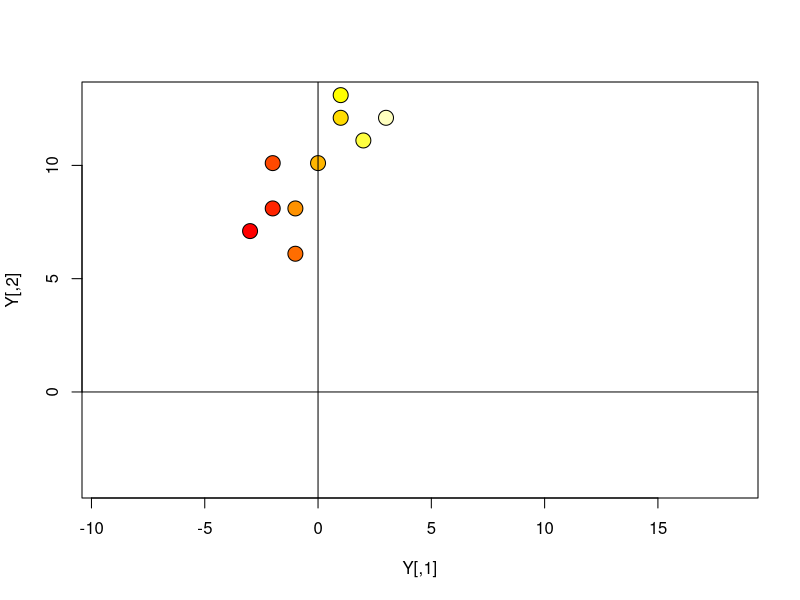
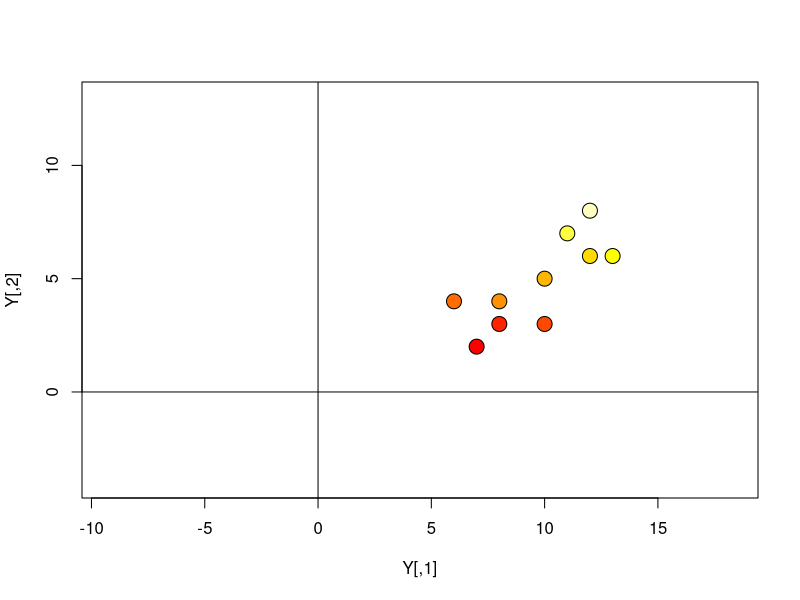
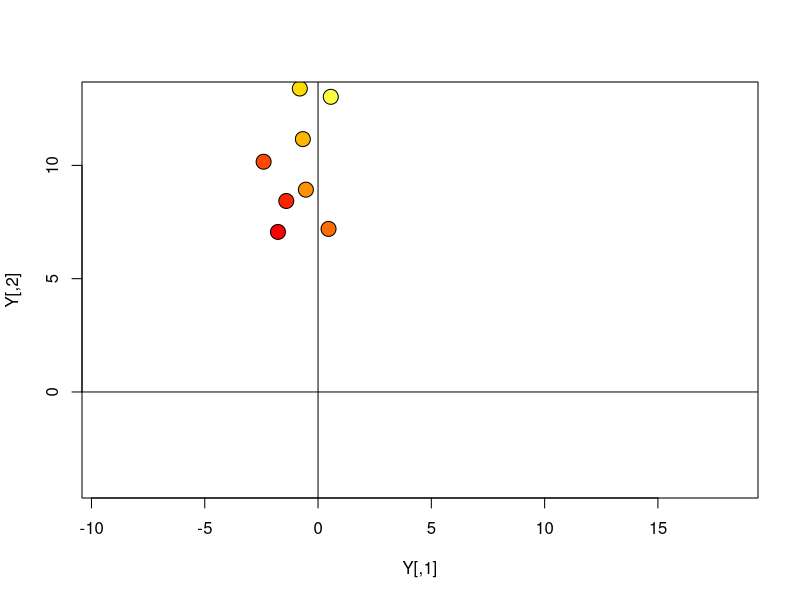
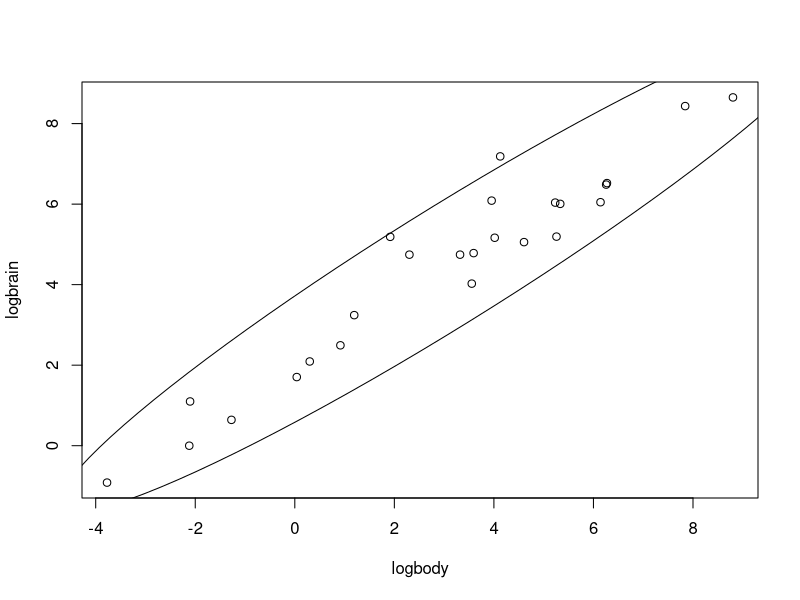
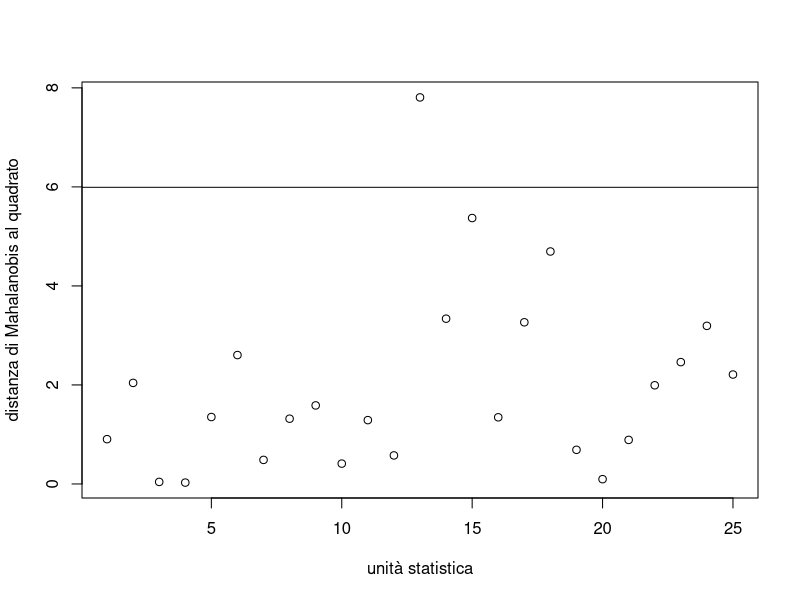

The R script that drew these images, in order:
## ---- chunk 1
knitr::opts_chunk$set(echo = T, eval= T, message=F, warning=F, error=F, comment=NA, cache=F, R.options=list(width=220))
## ---- chunk 2
X <- matrix(c(2,3,3,4,4,5,6,6,7,8,7,8,10,6,8,10,12,13,11,12),nrow=10,ncol=2)
n <- nrow(X)
p <- ncol(X)

( D2 = dist(X, method="euclidean") )
## ---- chunk 3
b = matrix(c(-5,0.1),ncol=1)
one.n = matrix(rep(1,n),ncol=1)
Y = X + one.n%*%t(b)

plot(Y,xlim=c(-4,13),ylim=c(-4,13),asp=1,
     bg=heat.colors(n),pch=21,cex=2)
abline(h=0)
abline(v=0)

# verifico che è 0
m = sqrt(2)
sum( dist(Y, method="minkowski", p=m) - dist(X, method="minkowski", p=m) )
## ---- chunk 4
A=matrix(c(0,1,1,0),2,2)
Y = X%*%t(A)

plot(Y,xlim=c(-4,13),ylim=c(-4,13),asp=1,
     bg=heat.colors(n),pch=21,cex=2)
abline(h=0)
abline(v=0)

# verifico che è 0
sum( dist(Y, method="euclidean") - D2 )

## ---- chunk 5
gradi = 30
theta = (pi/180)*gradi
A = matrix(c(cos(theta), -sin(theta), sin(theta), cos(theta)),byrow=T,2,2)

Y = X%*%t(A)

plot(Y,xlim=c(-4,13),ylim=c(-4,13),asp=1,
     bg=heat.colors(n),pch=21,cex=2)
abline(h=0)
abline(v=0)

# verifico che è 0
sum( dist(Y, method="euclidean") - D2 )

# verifico che non è  0
sum( dist(Y, method="manhattan") - dist(X, method="manhattan")  )

## ---- chunk 6
require("MASS")
X = as.matrix( log(Animals[-c(6,16,26),]) )
colnames(X) = c("logbody","logbrain")
n = nrow(X)
p = ncol(X)

# vettore medie
xbar = matrix(colMeans(X), nrow=p, ncol=1)
# matrice di var/cov
S = var(X) * ((n-1)/n)

# ellisse
require(ellipse)
plot(X)
lines(ellipse(S,centre = t(xbar), t = 2.447))
## ---- chunk 7
# matrice inversa
InvS = solve(S)

# distanza di Mahalanobis al quadrato per la prima osservazione
t(X[1,] - xbar) %*% InvS %*% (X[1,] - xbar)

# quadrato della distanza di Mahalanobis per le n osservazioni
dM2 = apply(X,MARGIN=1, function(u) t(u-xbar) %*% InvS %*% (u - xbar) )

# quantile 0.95 di una distribuzione Chi-quadrato con p=2 gradi di libertà
q.95 = qchisq(0.95, df=2)

# grafico 
plot(dM2, xlab="unità statistica", ylab="distanza di Mahalanobis al quadrato")
abline(h=q.95)

# individuo la riga corrispondente all'outlier
which(dM2 > q.95)

# valore atteso di outliers 
n * 0.05
## ---- chunk 8
# dati centrati
Xtilde <- scale(X,center=TRUE,scale=FALSE)

# S^(1/2)
eigenS = eigen(S)
InvSqrtS = eigenS$vectors %*% diag(eigenS$values^(-1/2)) %*% t(eigenS$vectors) 

# dati ortogonalizzati
Ztilde = Xtilde %*% InvSqrtS 

# quadrato della distanza Euclidea dall'origine
dE2.Ztilde = apply(Ztilde,MARGIN=1, function(u) t(u) %*% u )

# verifico che la somma delle differenze è 0
sum(dE2.Ztilde  - dM2)
## ---- chunk 9

Y = X
Y[,"logbody"] = X[,"logbody"] + log(1000)
n = nrow(Y)
p = ncol(Y)

# vettore medie
ybar = matrix(colMeans(Y), nrow=p, ncol=1)
# matrice di var/cov
S.Y = var(Y) * ((n-1)/n)

# matrice inversa
InvS.Y = solve(S.Y)

# distanza di Mahalanobis al quadrato per tutte le osservazioni
dM2.Y = apply(Y,MARGIN=1, function(u) t(u-ybar) %*% InvS.Y %*% (u - ybar) )

# verifico che la somma delle differenze è 0
sum(dM2.Y - dM2)
